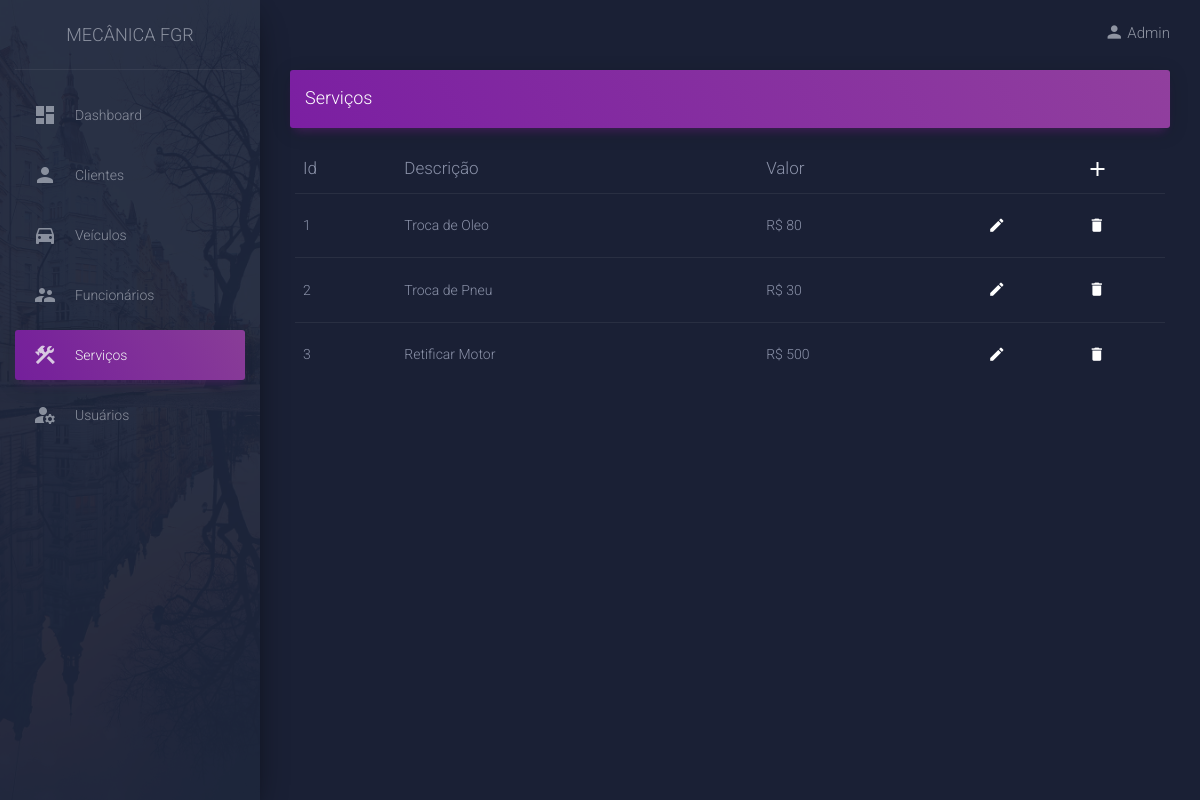
Page /views/servico.php (signed in) on the committed database.
### tables this page shows
CREATE TABLE `usuario` (
  `idUser` int(11) NOT NULL,
  `nomeUser` varchar(100) NOT NULL,
  `username` varchar(100) NOT NULL,
  `password` varchar(100) NOT NULL
);

CREATE TABLE `servico` (
  `idServico` int(11) NOT NULL,
  `descricaoServico` varchar(100) NOT NULL,
  `valorServico` float NOT NULL
);

### views/servico.php (the view, shortened to what this page needs)
<?php
require('../conexao.php');
$username = $_SESSION["username"];
$nome     = $_SESSION["nomeUser"];
     $query = "SELECT * FROM usuario WHERE username = '$username'";
              $busca = mysqli_query($conn, $query);
              while ($dados = mysqli_fetch_array($busca)) {
                $nome = $dados['nomeUser'];
              }
?>
<!DOCTYPE html>
<html lang="en">
<head>
  <link rel="stylesheet" href="https://maxcdn.bootstrapcdn.com/font-awesome/latest/css/font-awesome.min.css">
  <link href="../assets/css/material-dashboard.css?v=2.1.0" rel="stylesheet" />
  <link href="../assets/demo/demo.css" rel="stylesheet" />
</head>
<body class="dark-edition">
  <div class="wrapper ">
    <div class="sidebar" data-color="purple" data-background-color="black" data-image="../assets/img/sidebar-2.jpg">
      <div class="logo"><a href="#" class="simple-text logo-normal">
        Mecânica FGR
        </a></div>
        <div class="sidebar-wrapper">
          <ul class="nav">
            <li class="nav-item  ">
              <a class="nav-link" href="./dashboard.php">
                <i class="material-icons">dashboard</i>
                <p>Dashboard</p>
              </a>
            </li>
            <li class="nav-item ">
              <a class="nav-link" href="./cliente.php">
                <i class="material-icons">person</i>
                <p>Clientes</p>
              </a>
            </li>
            <li class="nav-item ">
              <a class="nav-link" href="./veiculo.php">
                <i class="material-icons">directions_car</i>
                <p>Veículos</p>
              </a>
            </li>
            <li class="nav-item ">
              <a class="nav-link" href="./funcionario.php">
                <i class="material-icons">supervisor_account</i>
                <p>Funcionários</p>
              </a>
            </li>
            <li class="nav-item active">
              <a class="nav-link" href="./servico.php">
                <i class="material-icons">construction</i>
                <p>Serviços</p>
              </a>
            </li>
            <li class="nav-item ">
              <a class="nav-link" href="./usuario.php">
                <i class="material-icons">manage_accounts</i>
                <p>Usuários</p>
              </a>
            </li>
        </ul>
      </div>
    </div>
    <div class="main-panel">
      <nav class="navbar navbar-expand-lg navbar-transparent navbar-absolute fixed-top " id="navigation-example">
        <div class="container-fluid">
          <div class="collapse navbar-collapse justify-content-end">
            <ul class="navbar-nav">
              <li class="nav-item dropdown">
                <a class="nav-link" href="javscript:void(0)" id="navbarDropdownMenuLink" data-toggle="dropdown" aria-haspopup="true" aria-expanded="false">
                  <div class="d-flex align-items-center justify-content-center">
                    <i class="material-icons">person</i>
                    <h1 style="font-size: 15px; margin: 0; text-transform: capitalize;"><?php echo $nome; ?></h1>
                  </div>
                </a>
              </li>
            </ul>
          </div>
        </div>
      </nav>
      <div class="content">
        <div class="container-fluid">
          <div class="row">
            <div class="col-md-12">
              <div class="card card-plain">
                <div class="card-header card-header-primary">
                  <h4 class="card-title mt-0"> Serviços</h4>
                </div>
                <div class="card-body">
                  <div class="table-responsive">
                    <table class="table table-hover">
                      <thead class="">
                        <th>Id</th>
                        <th>Descrição</th>
                        <th>Valor</th>
                        <th></th>
                        <th>
                          <a type="button" href="../forms/formServico.php" rel="tooltip" title="Adicionar" style="margin-left: 18px;">
                            <i class="material-icons" style="padding-right: 30px;">add</i></th>
                      </thead>
                      <tbody>
                        <tr>
                          <?php
                          require('../conexao.php');
                          $query = "SELECT * FROM servico";
                          $busca = mysqli_query($conn, $query);
                          while ($dados = mysqli_fetch_array($busca)) {
                          ?>
                          <td><?php echo $dados['idServico'] ?> </td>
                          <td><?php echo $dados['descricaoServico'] ?></td>
                          <td>R$ <?php echo $dados['valorServico'] ?></td>
                          <td style="width: 5%">
                            <a href="../forms/editServico.php?idServico=<?php echo $dados['idServico']?>">
                              <button type="button" rel="tooltip" title="Editar" class="btn btn-white btn-link btn-sm">
                                <i class="material-icons" style="padding-right: 25px;">edit</i>
                              </button>
                            </a>
                          </td>
                          <td style="width: 5%">
                            <a href="../delete/servico.php?idServico=<?php echo $dados['idServico']?>">
                              <button type="button" rel="tooltip" title="Excluir" class="btn btn-white btn-link btn-sm">
                                <i class="material-icons" style="padding-right: 30px;">delete</i>
                              </button>
                            </a>
                          </td>
                        </tr>
                      <?php } ?>
                      </tbody>
                    </table>
                  </div>
                </div>
              </div>
            </div>
          </div>
        </div>
      </div>
    </div>
  </div>
</body>
</html>

### rows in the picture
usuario: nomeUser "Admin"
servico: idServico "1", descricaoServico "Troca de Oleo", valorServico "80"
servico: idServico "2", descricaoServico "Troca de Pneu", valorServico "30"
servico: idServico "3", descricaoServico "Retificar Motor", valorServico "500"
